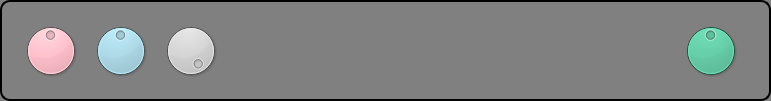
   <widget class="QGroupBox" name="groupBox_master_controls">
    <property name="geometry">
     <rect>
      <x>40</x>
      <y>20</y>
      <width>771</width>
      <height>101</height>
     </rect>
    </property>
    <property name="styleSheet">
     <string notr="true">border: 2px solid black; border-radius: 10; background-color: gray</string>
    </property>
    <property name="title">
     <string/>
    </property>
    <widget class="QDial" name="dial_master_pitch">
     <property name="geometry">
      <rect>
       <x>20</x>
       <y>20</y>
       <width>61</width>
       <height>61</height>
      </rect>
     </property>
     <property name="styleSheet">
      <string notr="true">background-color: pink</string>
     </property>
     <property name="minimum">
      <number>-500</number>
     </property>
     <property name="maximum">
      <number>500</number>
     </property>
    </widget>
    <widget class="QDial" name="dial_master_fm_amount">
     <property name="geometry">
      <rect>
       <x>90</x>
       <y>20</y>
       <width>61</width>
       <height>61</height>
      </rect>
     </property>
     <property name="styleSheet">
      <string notr="true">background-color: lightblue</string>
     </property>
     <property name="minimum">
      <number>-500</number>
     </property>
     <property name="maximum">
      <number>500</number>
     </property>
    </widget>
    <widget class="QDial" name="dial_master_volume">
     <property name="geometry">
      <rect>
       <x>160</x>
       <y>20</y>
       <width>61</width>
       <height>61</height>
      </rect>
     </property>
     <property name="styleSheet">
      <string notr="true">background-color: lightgray</string>
     </property>
     <property name="maximum">
      <number>1000</number>
     </property>
     <property name="value">
      <number>1000</number>
     </property>
    </widget>
    <widget class="QDial" name="dial_master_volume_2">
     <property name="geometry">
      <rect>
       <x>680</x>
       <y>20</y>
       <width>61</width>
       <height>61</height>
      </rect>
     </property>
     <property name="styleSheet">
      <string notr="true">background-color: mediumaquamarine</string>
     </property>
     <property name="minimum">
      <number>60</number>
     </property>
     <property name="maximum">
      <number>180</number>
     </property>
     <property name="value">
      <number>120</number>
     </property>
    </widget>
   </widget>
